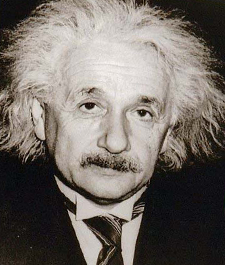
#> input picture 3-1.bmp, 225 x 265 px
$ python seam.py   (older library calls are emulated)
#> lines starting #> are read from the running program, lines starting #| are printed output that depends on the picture
import numpy as np
from PIL import Image, ImageFilter
import math

# [4 lines left out: function padwithzeros, not called in this run]


def sobel(img):
  print("sobel")
  xKernel = np.array([[-1, 0, 1], [-2, 0, 2], [-1, 0, 1]])
  yKernel = np.array([[-1, -2, -1], [0, 0, 0], [1, 2, 1]])
  sobelled = np.zeros((img.shape[0] - 2, img.shape[1] - 2), dtype="uint8")
  for y in range(1, img.shape[0] - 1):
    for x in range(1, img.shape[1] - 1):
      a=img[y - 1:y + 2, x - 1:x + 2]
      gx = np.sum(np.multiply(a, xKernel))
      gy = np.sum(np.multiply(a, yKernel))
      g = math.sqrt(gx ** 2 + gy ** 2)   # math.sqrt(gx ** 2 + gy ** 2) (Slower)
      g = g if g > 0 and g < 255 else (0 if g < 0 else 255)
      sobelled[y - 1][x - 2] = g
  return sobelled

def rgb2gray(rgb):
  return np.dot(rgb[..., :3], [0.299, 0.587, 0.114])

def minimum_seam(img):
    print("minimum seam")
    r, c, _ = img.shape
    print(r, c, _)
    img2 = rgb2gray(img)

    img2 = np.lib.pad(img2, (1, 1), mode='constant', constant_values=0)

    energy_map = sobel(img2)
    M = energy_map.copy()
    backtrack = np.zeros_like(M, dtype=np.int)

    for i in range(1, r):
        for j in range(0, c-1):
            # Handle the left edge of the image, to ensure we don't index a -1
            if j == 0:
                idx = np.argmin(M[i - 1, j:j + 2])
                backtrack[i, j] = idx + j
                min_energy = M[i - 1, idx + j]
            else:
                idx = np.argmin(M[i - 1, j - 1:j + 2])
                backtrack[i, j] = idx + j - 1
                min_energy = M[i - 1, idx + j - 1]

            M[i, j] += min_energy

    return M, backtrack

def carve_column(img):
    print("carve column")
    r, c, _ = img.shape
    M, backtrack = minimum_seam(img)
    mask = np.ones((r, c), dtype=np.bool)
    print(img.flags)
    j = np.argmin(M[-1])
    for i in reversed(range(r)):
        mask[i, j] = False
        img[i][j][0]=255
        img[i][j][1] = 0
        img[i][j][2] = 0
        j = backtrack[i, j]
    deneme=Image.fromarray(img)
    deneme.show()
    mask = np.stack([mask] * 3, axis=2)
    img = img[mask].reshape((r, c - 1, 3))
    return img

def crop_c(img, pikselSayisi):
    for i in range(pikselSayisi):
        print(i)
        img = carve_column(img)
    return img

def crop_r(img, pikselSayisi):
    img = np.rot90(img, 1, (0, 1))
    img = crop_c(img, pikselSayisi)
    img = np.rot90(img, 3, (0, 1))
    return img

# [62 lines left out: functions add_r, add_seam, add, genislikAzalt, not called in this run]

def yukseklikAzalt (image, pikselSayisi, operator, importance):
    print("yukseklikAzalt begin")
    a = crop_r(image,pikselSayisi)
    return a

# [9 lines left out: functions genislikArtir, yukseklikArtir, not called in this run]

def main():
    print("main begin")
    im = Image.open('3-1.bmp')
#> im is the input picture: PIL image 225x265 RGB; mean R, G, B 115.7, 108.7, 102.6
    im.show()

    img = np.asarray(im)
    print(img[0][0][1],"deger")
#| 19 deger
    npad = ((1, 1), (1, 1), (0, 0))
    img = np.pad(img, pad_width=npad, mode='constant', constant_values=0)
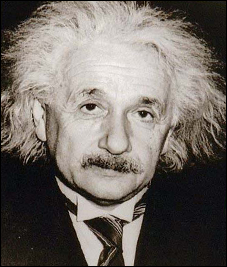
#> img: shape (267, 227, 3); mean R, G, B 113.8, 107, 101

    r, c, _ = img.shape
#> r = 267; c = 227
    adding = np.zeros(r)
#> adding = 267 values from 0 to 0

    for i in range(r):
        print(i)

    out_filename=yukseklikAzalt(img,5,1,1)
#> in crop_r, `img = np.rot90(img, 1, (0, 1))`:
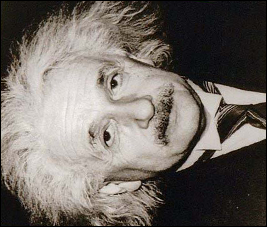
#> img: shape (227, 267, 3); mean of channels 0, 1, 2 113.8, 107, 101; drawn as R, G, B
#> the loop in crop_c, `for i in range(pikselSayisi):` made 5 passes
#> (printed output is left out)
#> pass 1, in minimum_seam, `img2 = np.lib.pad(img2, (1, 1), mode='constant', constant_values=0)`:
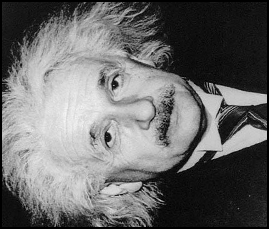
#> img2: shape (229, 269) float64; min 0, max 247.2, mean 106.6
#> pass 1, in minimum_seam, `energy_map = sobel(img2)`:
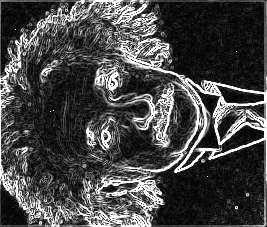
#> energy_map: shape (227, 267); min 0, max 255, mean 71.7
#> pass 1, in carve_column, `M, backtrack = minimum_seam(img)`:
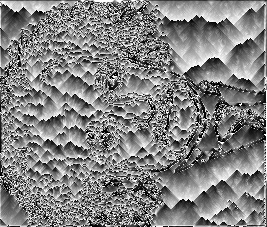
#> M: shape (227, 267); min 0, max 255, mean 130.1
#> after the loop in crop_c, `for i in range(pikselSayisi):`:
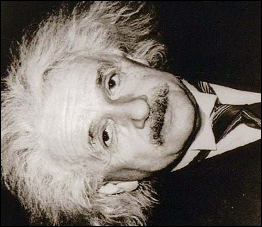
#> img: shape (227, 262, 3); mean of channels 0, 1, 2 113.1, 106.3, 100.4; drawn as R, G, B
#> in crop_r, `img = np.rot90(img, 3, (0, 1))`:
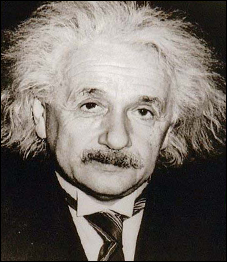
#> img: shape (262, 227, 3); mean of channels 0, 1, 2 113.1, 106.3, 100.4; drawn as R, G, B
    im = Image.fromarray(out_filename)
    im.show()

main()
